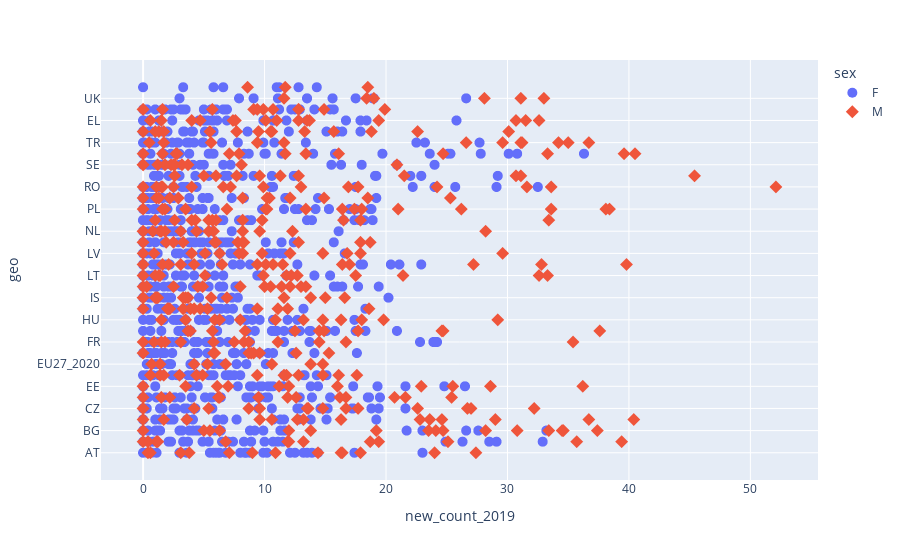

The cell this chart's notebook holds for it:
### Markdown cell above
# DOT MATRIX CHART

És una representació que serveix per mostrar dades discretes, per tant, com en els cartogrames quantitatives, agrupades en punts que representen una categoria o grup. Son molt útils doncs per mostrar de forma ràpida la distiribució i la proporció de les dades. 
<img src="example1_dotmatrix.jpg"    align="left" width="400px" height= "400px">
<img src="Example2_dotplot.png"    align="right" width="550px" height= "600px">


**Enllaços d'interès**
https://www.forumone.com/insights/blog/good-data-visualization-practices-dot-plots-and-kin/
https://towardsdatascience.com/dotplotpython-c24058dc6689

**Codi basat en**
https://plotly.com/python/plotly-express/

### Code cell
fig = px.scatter(dff, y="geo", x="new_count_2019", color="sex", symbol="sex")
fig.update_traces(marker_size=10)
fig.show()

### Figure 1 — Plotly figure (JSON) as saved in the notebook; plotly's stock layout.template omitted (floating-point values rounded to 4 significant figures; data arrays with more than 128 entries replaced by an {"elided": "..."} marker saying what was removed)
{"data": [{"hovertemplate": "sex=F<br>new_count_2019=%{x}<br>geo=%{y}<extra></extra>", "legendgroup": "F", "marker": {"color": "#636efa", "size": 10, "symbol": "circle"}, "mode": "markers", "name": "F", "showlegend": true, "type": "scattergl", "x": {"elided": "882 float values"}, "xaxis": "x", "y": {"elided": "882 str values"}, "yaxis": "y"}, {"hovertemplate": "sex=M<br>new_count_2019=%{x}<br>geo=%{y}<extra></extra>", "legendgroup": "M", "marker": {"color": "#EF553B", "size": 10, "symbol": "diamond"}, "mode": "markers", "name": "M", "showlegend": true, "type": "scattergl", "x": {"elided": "433 float values"}, "xaxis": "x", "y": {"elided": "433 str values"}, "yaxis": "y"}], "layout": {"legend": {"title": {"text": "sex"}, "tracegroupgap": 0}, "margin": {"t": 60}, "xaxis": {"anchor": "y", "domain": [0, 1], "title": {"text": "new_count_2019"}}, "yaxis": {"anchor": "x", "domain": [0, 1], "title": {"text": "geo"}}}}
